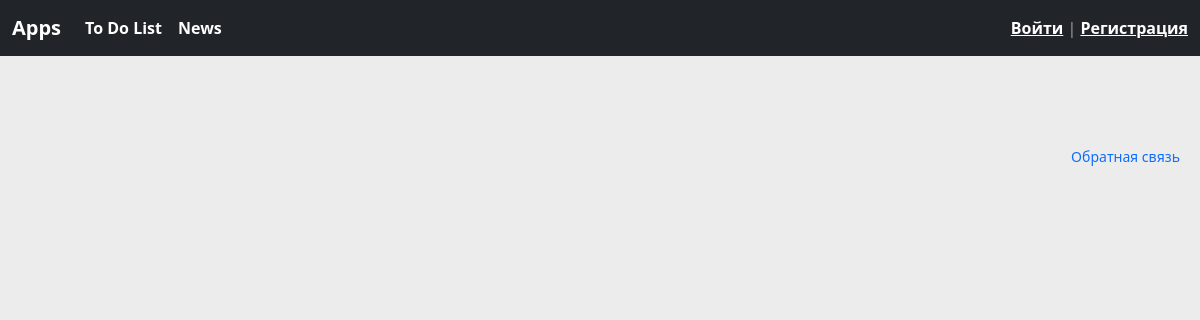
The page /app/news/ on the database as committed earlier.
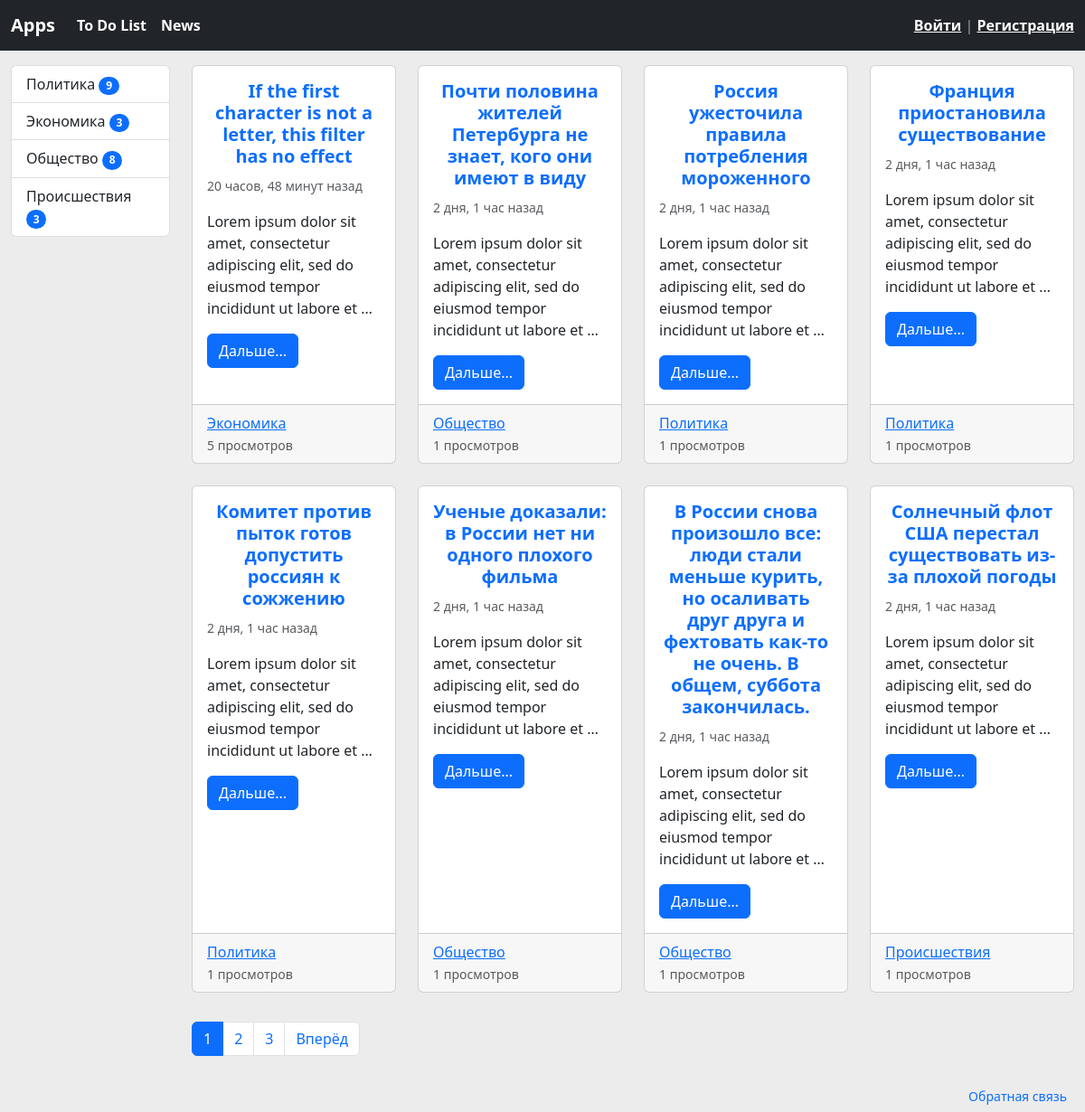
The same page on the database as committed later.
### news/models.py (models this page shows, shortened)
class Category(models.Model):
    title = models.CharField(max_length=150, db_index=True, verbose_name='Название категории')
    def get_absolute_url(self):
        return reverse('news:category', kwargs={'category_id': self.pk})
    def __str__(self):
        return self.title
    class Meta:
        verbose_name = 'Категория'
        verbose_name_plural = 'Категории'
        ordering = ['id']

class News(models.Model):
    title = models.CharField(max_length=150, verbose_name='Наименование')
    content = models.TextField(blank=True, verbose_name='Содержание')
    created_at = models.DateTimeField(auto_now_add=True, verbose_name='Создано')
    updated_at = models.DateTimeField(auto_now=True, verbose_name='Обновлено')
    photo = models.ImageField(upload_to='photos/%Y/%m/%d', verbose_name='Фото', blank=True)
    is_published = models.BooleanField(default=True, verbose_name='Публикация?')
    category = models.ForeignKey('Category', on_delete=models.PROTECT, null=True, verbose_name='Категория')
    view_count = models.IntegerField(default=0)
    def get_absolute_url(self):
        return reverse('news:view_news', kwargs={'pk': self.pk})
    class Meta:
        verbose_name = 'Новость'
        verbose_name_plural = 'Новости'
        ordering = ['-created_at']

### news/views.py (the view)
# urls.py: path('', HomeNews.as_view(), name='home'),
class HomeNews(ListView):
    model = News
    template_name = 'news/news_list.html'
    context_object_name = 'news'
    paginate_by = 8
    def get_context_data(self, *, object_list=None, **kwargs):
            context = super().get_context_data(**kwargs)
            context['title'] = 'Главная страница'
            return context
    def get_queryset(self):
        return News.objects.filter(is_published=True)

### news/templatetags/news_tags.py (called while the page is built)
@register.simple_tag(name='get_list_categories')
def get_categories():
    return Category.objects.annotate(cnt=Count('news', filter=F('news__is_published'))).filter(cnt__gt=0)

### news/templates/news/news_list.html (shortened to what this page needs)
{% extends "base.html" %}
{% load news_tags %}
{% block main %}
<div class="container-fluid mb-3">
  <div class="row">
    <div class="col-md-2 pt-3">
        {% include 'inc/_sidebar.html' %}
    </div>
    <div class="col-md-10 pt-3">
        <div class="row row-cols-1 row-cols-md-4 g-4">
            {% for item in news %}
                <div class="col">
                    <div class="card h-100">
                    <div class="card-body">
                        <a href="{{ item.get_absolute_url }}" class="card-title text-primary text-center" style="text-decoration: none"><h5><b>{{ item.title }}</b></h5></a>
                        <small class="text-muted">{{ item.created_at|timesince}} назад</small>
                        <p class="card-text">{{ item.content|safe|linebreaks|truncatewords:16 }}</p>
                        <a href="{{ item.get_absolute_url }}" class="btn btn-primary">Дальше...</a>
                    </div>
                    <div class="card-footer">
                        <a href="{{ item.category.get_absolute_url }}">{{ item.category }}</a>
                        <small class="text-muted">{{ item.view_count}} просмотров</small>
                    </div>
                    </div>
                </div>
            {% endfor %}
        </div>
    </div>
  </div>
</div>
{% endblock %}

### news/templates/inc/_sidebar.html
{% load news_tags %}
<div class="list-group">
    {% get_list_categories as categories %}
    {% for item in categories %}
    <a href="{{ item.get_absolute_url }}" class="list-group-item list-group-item-action">{{ item.title }}
    <span class="badge bg-primary rounded-pill">{{ item.cnt }}</span>
    </a>
    {% endfor%}
</div>
<br>

Rows that differ between the two databases and show on the page:
added Category: title "Политика", cnt "9"
added Category: title "Экономика", cnt "3"
added Category: title "Общество", cnt "8"
added Category: title "Происшествия", cnt "3"
added News: title "If the first character is not a letter, this filter has no effect", created_at "20 часов, 48 минут", content "Lorem ipsum dolor sit amet, consectetur adipiscing elit, sed do eiusmod tempor incididunt ut labore et …", category "Экономика", view_count "5"
added News: title "Почти половина жителей Петербурга не знает, кого они имеют в виду", created_at "2 дня, 1 час", content "Lorem ipsum dolor sit amet, consectetur adipiscing elit, sed do eiusmod tempor incididunt ut labore et …", category "Общество", view_count "1"
added News: title "Россия ужесточила правила потребления мороженного", created_at "2 дня, 1 час", content "Lorem ipsum dolor sit amet, consectetur adipiscing elit, sed do eiusmod tempor incididunt ut labore et …", category "Политика", view_count "1"
added News: title "Франция приостановила существование", created_at "2 дня, 1 час", content "Lorem ipsum dolor sit amet, consectetur adipiscing elit, sed do eiusmod tempor incididunt ut labore et …", category "Политика", view_count "1"
added News: title "Комитет против пыток готов допустить россиян к сожжению", created_at "2 дня, 1 час", content "Lorem ipsum dolor sit amet, consectetur adipiscing elit, sed do eiusmod tempor incididunt ut labore et …", category "Политика", view_count "1"
added News: title "Ученые доказали: в России нет ни одного плохого фильма", created_at "2 дня, 1 час", content "Lorem ipsum dolor sit amet, consectetur adipiscing elit, sed do eiusmod tempor incididunt ut labore et …", category "Общество", view_count "1"
added News: title "В России снова произошло все: люди стали меньше курить, но осаливать друг друга и фехтовать как-то не очень. В общем, суббота закончилась.", created_at "2 дня, 1 час", content "Lorem ipsum dolor sit amet, consectetur adipiscing elit, sed do eiusmod tempor incididunt ut labore et …", category "Общество", view_count "1"
added News: title "Солнечный флот США перестал существовать из-за плохой погоды", created_at "2 дня, 1 час", content "Lorem ipsum dolor sit amet, consectetur adipiscing elit, sed do eiusmod tempor incididunt ut labore et …", category "Происшествия", view_count "1"
Other text that changed with them:
new list line: "1"
new list line: "2"
new list line: "3"
text now shown: "Вперёд"
